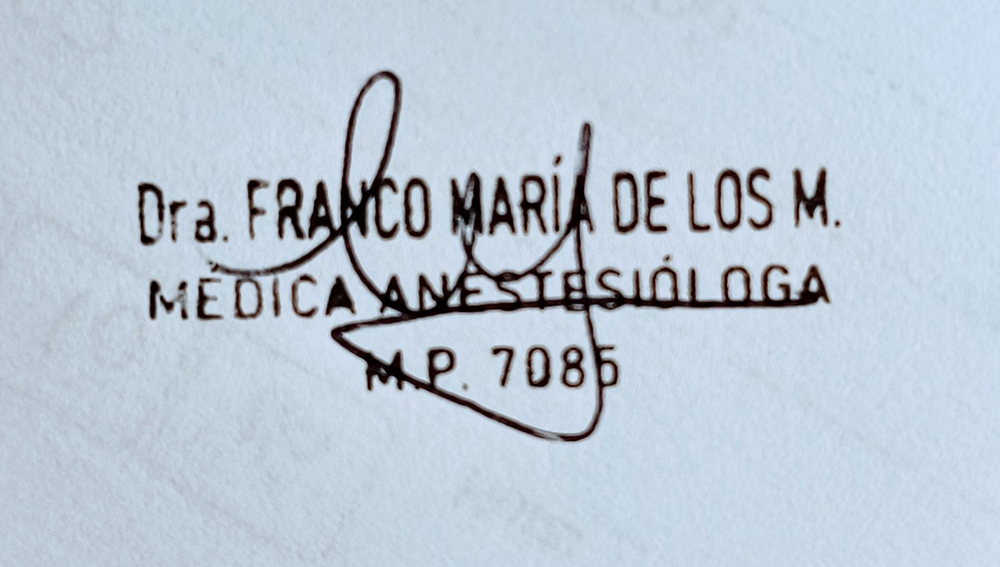
#> input picture firma_original.png, 1000 x 567 px, shrunk from 1459 x 827 before the run
$ python preparar_firma.py
#> lines starting #> are read from the running program, lines starting #| are printed output that depends on the picture
from pathlib import Path
from PIL import Image, ImageOps

BASE_DIR = Path(__file__).parent
# Cambiá el nombre si tu archivo es .jpg
ORIGEN = BASE_DIR / "firma_original.png"
DESTINO = BASE_DIR / "firma_limpia.png"

img = Image.open(ORIGEN).convert("L")  # Escala de grises
img = ImageOps.autocontrast(img, cutoff=2)
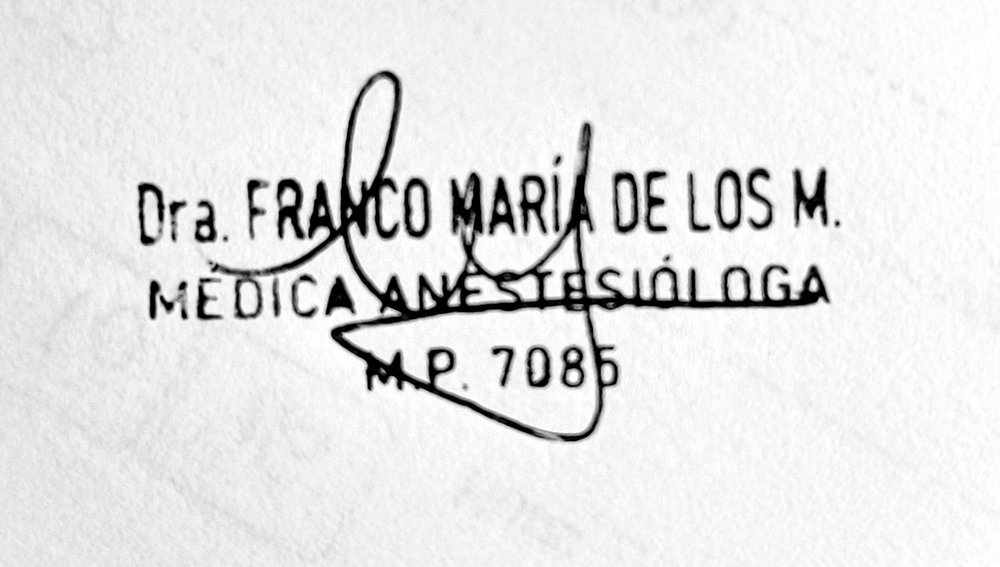
#> img: PIL image 1000x567 L; min 0, max 255, mean 227.5

# Convertimos píxeles claros (papel) en transparentes y oscurecemos la tinta
rgba = Image.new("RGBA", img.size)
#> rgba: PIL image 1000x567 RGBA; every value is 0
datos_gris = img.getdata()
datos_rgba = []

UMBRAL = 165  # Si queda algo de sombra, bajalo a 145; si se corta trazo, subilo a 180
for v in datos_gris:
    if v > UMBRAL:
        datos_rgba.append((0, 0, 0, 0))  # Transparente
    else:
        # Tinta oscura con transparencia suave en bordes
        alpha = min(255, int((UMBRAL - v) * 2.5))
        datos_rgba.append((20, 20, 20, alpha))
#> this loop made 567000 passes
#> v on passes 1 to 3: 226, 225, 227
#> after the loop, datos_rgba = 567000 items

rgba.putdata(datos_rgba)
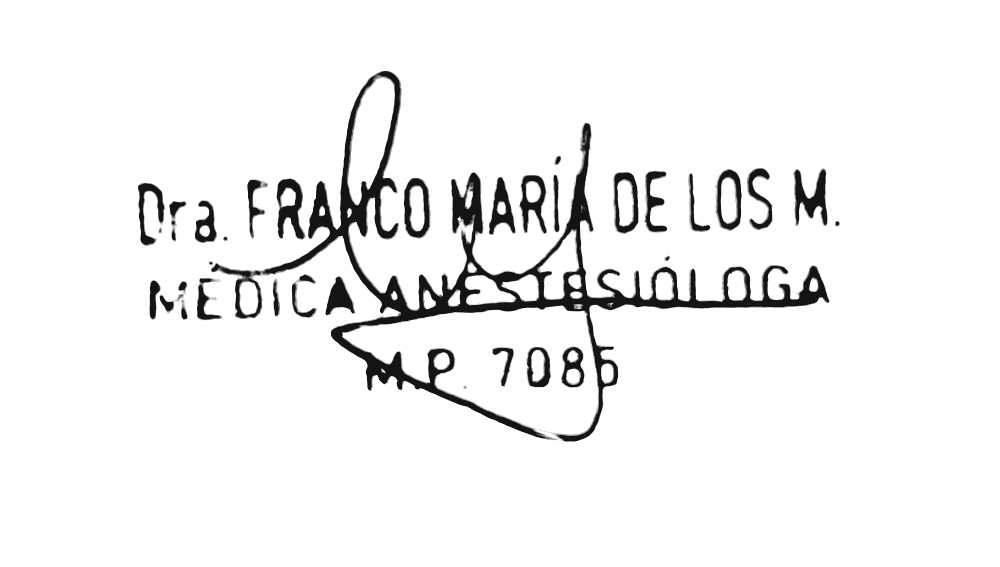
#> rgba: PIL image 1000x567 RGBA; mean R, G, B, A 1.5, 1.5, 1.5, 14.5; transparent parts drawn white

# Recortar bordes transparentes sobrantes
bbox = rgba.getbbox()
#> bbox = (138, 70, 840, 442)
if bbox:
    rgba = rgba.crop(bbox)
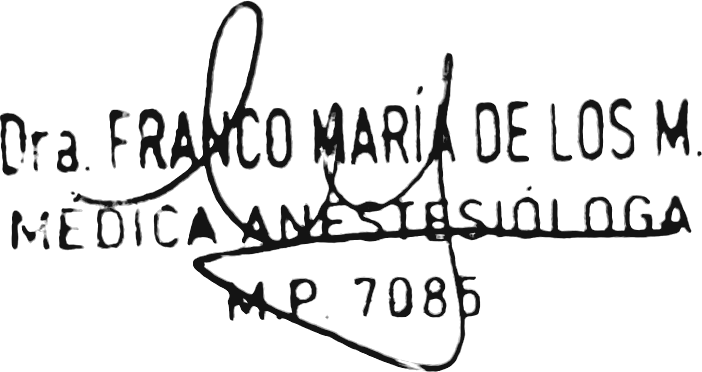
#> rgba: PIL image 702x372 RGBA; mean R, G, B, A 3.2, 3.2, 3.2, 31.4; transparent parts drawn white

rgba.save(DESTINO, "PNG")
print(f"Firma limpia guardada en: {DESTINO}")
